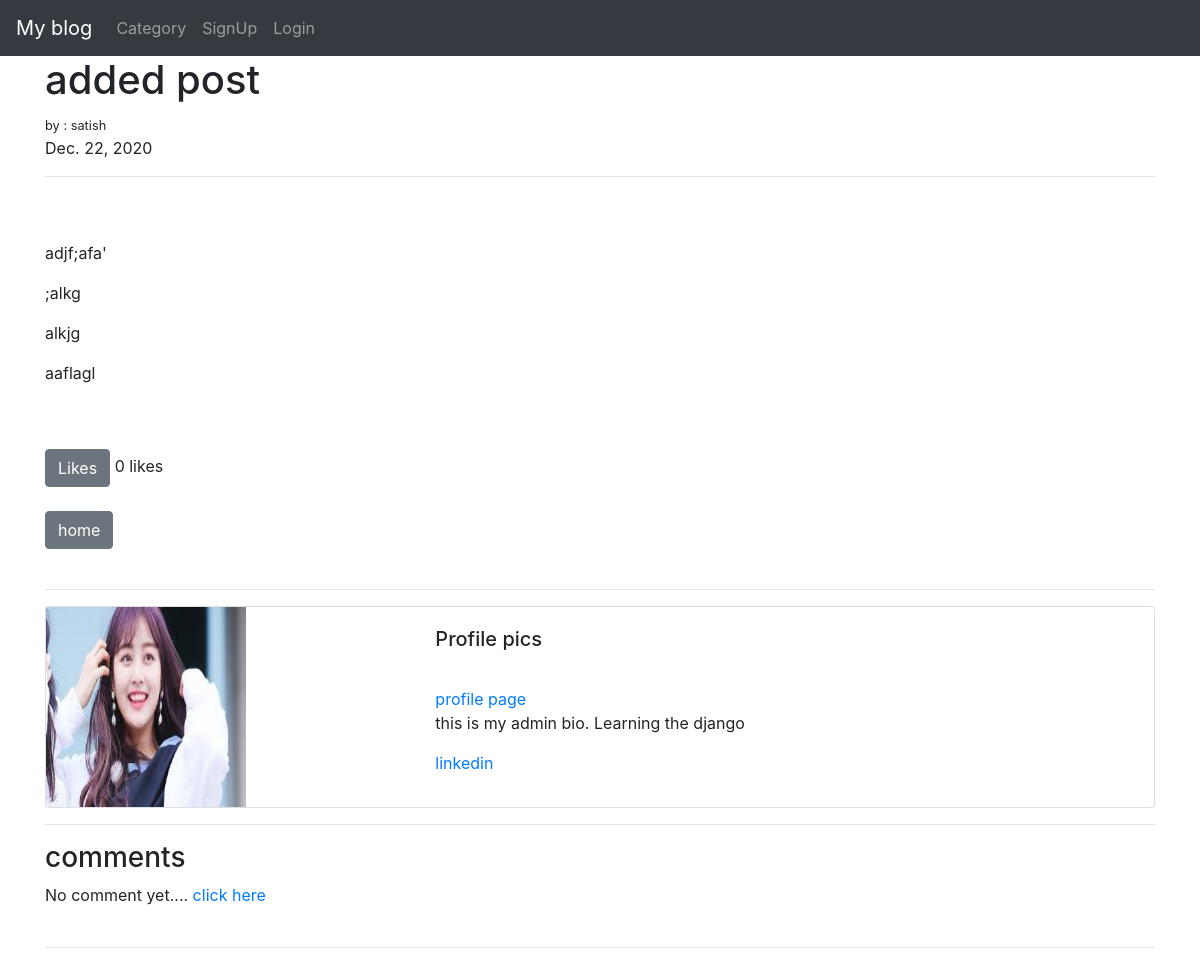
/article/40, run on the app's committed database.
### theblog/models.py (models this page shows, shortened)
class Post(models.Model):
    title = models.CharField(max_length=255)
    title_tag = models.CharField(max_length=60)
    author = models.ForeignKey(User,on_delete=models.CASCADE)
    category = models.CharField(max_length=100)
    body = RichTextField(blank=True,null=True)
    post_date = models.DateField(auto_now_add=True)
    snippet = models.CharField(max_length=300)
    likes = models.ManyToManyField(User, related_name="blog_post")
    header_image = models.ImageField(null=True, blank=True , upload_to="image/")
    def total_likes(self):
        return self.likes.count()

class Profile(models.Model):
    user = models.OneToOneField(User, null=True, on_delete=models.CASCADE)
    profile_pics = models.ImageField(null=True, blank=True , upload_to="image/profile/")
    linkedin_url = models.CharField(max_length=255, null=True, blank=True)
    bio = models.TextField()

### theblog/views.py (the view)
# urls.py: path('article/<int:pk>' , ArticleDetailView.as_view() , name="detail"),
class ArticleDetailView(DetailView):
    model = Post
    template_name = 'article_detail.html'
    def get_context_data(self, *args,**kwargs):
        context = super(ArticleDetailView,self).get_context_data(*args,**kwargs)
        like = get_object_or_404(Post,id=self.kwargs['pk'])
        liked = False
        if like.likes.filter(id=self.request.user.id).exists():
            liked = True
        likes = like.total_likes()
        context['likes'] = likes
        context['liked'] = liked
        return context

### theblog/templates/article_detail.html (shortened to what this page needs)
{% extends 'base.html' %}
{% load static %}
{% block content %}
    <h1>{{ post.title }}</h1>
    <small> by : {{ post.author}}</small><br>
    {{post.post_date}}
    <hr>
    <br><br/>
    {{ post.body|safe }}
    <br><br>
    {% if user.is_authenticated %}
        <form action="{% url 'home:like_post' post.pk %}" method="POST">
            {% csrf_token %}
            {% if liked %}
                <button type="submit" name="postLike" value="{{ post.pk }}" class="btn btn-primary">Unlikes</button> {{likes}} likes
            {% else %}
                <button type="submit" name="postLike" value="{{ post.pk }}" class="btn btn-secondary">Likes</button> {{likes}} likes
            {% endif %}
        </form>
    {% else %}
        <button id="click" class="btn btn-secondary">Likes</button> {{likes}} likes
    {% endif %}
    <br><br>
    <a class="btn btn-secondary" href="{% url 'home:home' %}">home</a>
    <br><br>
    <hr>
    <div class="card mb-3">
        <div class="row no-gutters">
          <div class="col-md-4">
            {% if post.author.profile.profile_pics %}
                <img src="{{post.author.profile.profile_pics.url }}" style="width: 200px; height: 200px;" alt="Profile">
            {% else %}
                <img src="{% static 'blog/img/photo.png' %}" style="width: 200px; height: 200px;">
            {% endif %}
        </div>
          <div class="col-md-8">
            <div class="card-body">
              <h5 class="card-title">Profile pics</h5><br>
              <a href="{%url 'signup:show_profile_page' post.author.profile.id %}">profile page</a>
              <p class="card-text">{{ post.author.profile.bio}}</p>
              {% if post.author.profile.linkedin_url %}
              <a class="card-text" href="{{post.author.profile.linkedin_url }}">linkedin</a></small></a>
              {% endif %}
            </div>
          </div>
        </div>
      </div>
    <hr>
    <h3>comments</h3>
    {% if not post.comments.all %}
        No comment yet.... <a href="{% url 'home:add_comment' post.pk %}">click here</a>
    {% else %}
        <a href="{% url 'home:add_comment' post.pk %}">add comment</a>
        {% for comment in post.comments.all %}
            <br>{{ comment.name}} - {{comment.date_added}}<br>
            {{ comment.body }}
        {% endfor %}
    {% endif %}
    <br/><br/>
    <hr>
{% endblock %}

### data on the page
Post: title "added post", author "satish", post_date "Dec. 22, 2020", body "adjf;afa' ;alkg alkjg aaflagl", author.profile.profile_pics (picture), author.profile.bio "this is my admin bio. Learning the django"

### other printed values
{{ likes }} "0"
